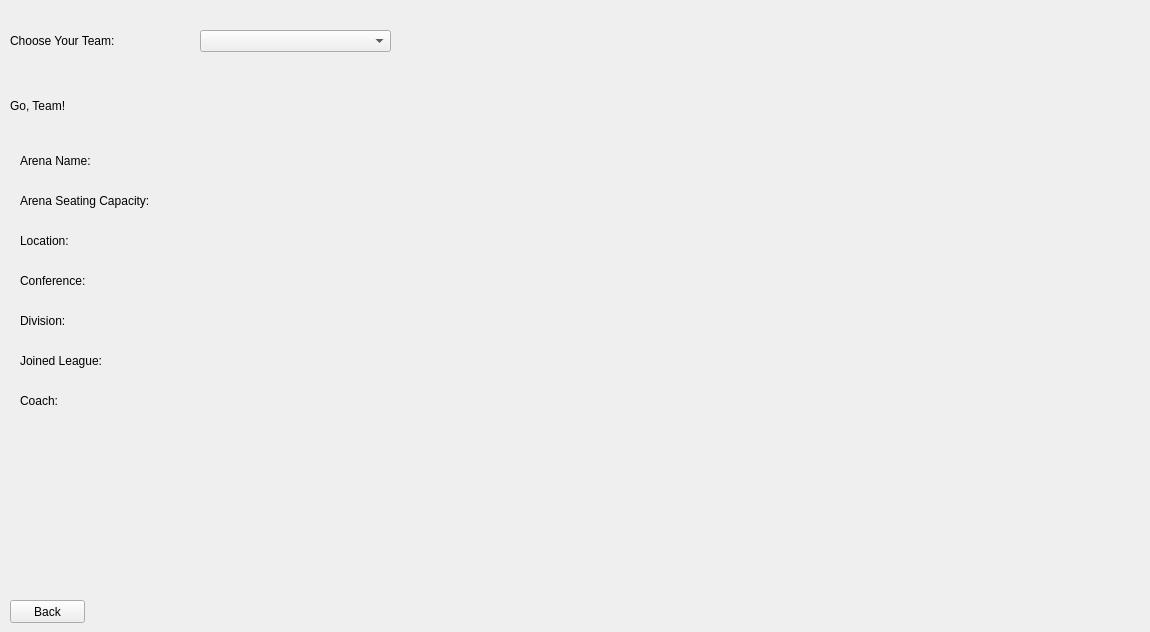
    <widget class="QWidget" name="page_14">
     <widget class="QLabel" name="chooseYourTeamPromptLabel">
      <property name="geometry">
       <rect>
        <x>10</x>
        <y>20</y>
        <width>191</width>
        <height>41</height>
       </rect>
      </property>
      <property name="styleSheet">
       <string notr="true">font: 16pt &quot;Arial&quot;;</string>
      </property>
      <property name="text">
       <string>Choose Your Team:</string>
      </property>
     </widget>
     <widget class="QComboBox" name="singleTeamSelectionComboBox">
      <property name="geometry">
       <rect>
        <x>200</x>
        <y>30</y>
        <width>191</width>
        <height>22</height>
       </rect>
      </property>
     </widget>
     <widget class="QLabel" name="displayTeamNameLabel">
      <property name="geometry">
       <rect>
        <x>10</x>
        <y>60</y>
        <width>1131</width>
        <height>91</height>
       </rect>
      </property>
      <property name="styleSheet">
       <string notr="true">font: 75 36pt &quot;Arial&quot;;</string>
      </property>
      <property name="text">
       <string>Go, Team!</string>
      </property>
     </widget>
     <widget class="QLabel" name="arenaNameLabel">
      <property name="geometry">
       <rect>
        <x>20</x>
        <y>140</y>
        <width>371</width>
        <height>41</height>
       </rect>
      </property>
      <property name="styleSheet">
       <string notr="true">font: 16pt &quot;Arial&quot;;</string>
      </property>
      <property name="text">
       <string>Arena Name: </string>
      </property>
     </widget>
     <widget class="QLabel" name="arenaSeatingCapacityLabel">
      <property name="geometry">
       <rect>
        <x>20</x>
        <y>180</y>
        <width>371</width>
        <height>41</height>
       </rect>
      </property>
      <property name="styleSheet">
       <string notr="true">font: 16pt &quot;Arial&quot;;</string>
      </property>
      <property name="text">
       <string>Arena Seating Capacity: </string>
      </property>
     </widget>
     <widget class="QLabel" name="locationLabel">
      <property name="geometry">
       <rect>
        <x>20</x>
        <y>220</y>
        <width>371</width>
        <height>41</height>
       </rect>
      </property>
      <property name="styleSheet">
       <string notr="true">font: 16pt &quot;Arial&quot;;</string>
      </property>
      <property name="text">
       <string>Location: </string>
      </property>
     </widget>
     <widget class="QLabel" name="conferenceLabel">
      <property name="geometry">
       <rect>
        <x>20</x>
        <y>260</y>
        <width>371</width>
        <height>41</height>
       </rect>
      </property>
      <property name="styleSheet">
       <string notr="true">font: 16pt &quot;Arial&quot;;</string>
      </property>
      <property name="text">
       <string>Conference: </string>
      </property>
     </widget>
     <widget class="QLabel" name="divisionLabel">
      <property name="geometry">
       <rect>
        <x>20</x>
        <y>300</y>
        <width>371</width>
        <height>41</height>
       </rect>
      </property>
      <property name="styleSheet">
       <string notr="true">font: 16pt &quot;Arial&quot;;</string>
      </property>
      <property name="text">
       <string>Division: </string>
      </property>
     </widget>
     <widget class="QLabel" name="joinedLeagueLabel">
      <property name="geometry">
       <rect>
        <x>20</x>
        <y>340</y>
        <width>371</width>
        <height>41</height>
       </rect>
      </property>
      <property name="styleSheet">
       <string notr="true">font: 16pt &quot;Arial&quot;;</string>
      </property>
      <property name="text">
       <string>Joined League: </string>
      </property>
     </widget>
     <widget class="QLabel" name="coachLabel">
      <property name="geometry">
       <rect>
        <x>20</x>
        <y>380</y>
        <width>371</width>
        <height>41</height>
       </rect>
      </property>
      <property name="styleSheet">
       <string notr="true">font: 16pt &quot;Arial&quot;;</string>
      </property>
      <property name="text">
       <string>Coach: </string>
      </property>
     </widget>
     <widget class="QPushButton" name="singleTeamBackPushButton">
      <property name="geometry">
       <rect>
        <x>10</x>
        <y>600</y>
        <width>75</width>
        <height>23</height>
       </rect>
      </property>
      <property name="text">
       <string>Back</string>
      </property>
     </widget>
    </widget>
